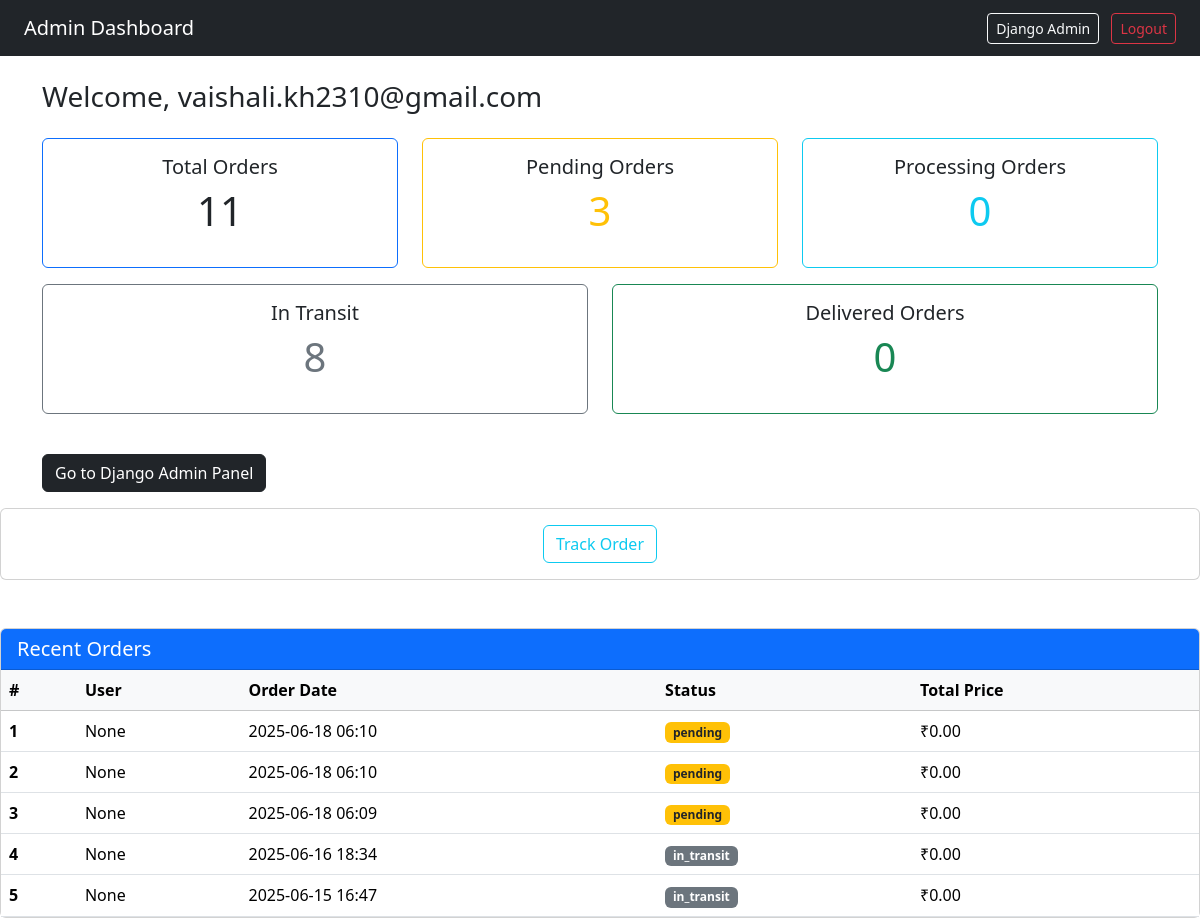
/admin-dashboard/dashboard/ (signed in), run on an earlier commit of the app's database.
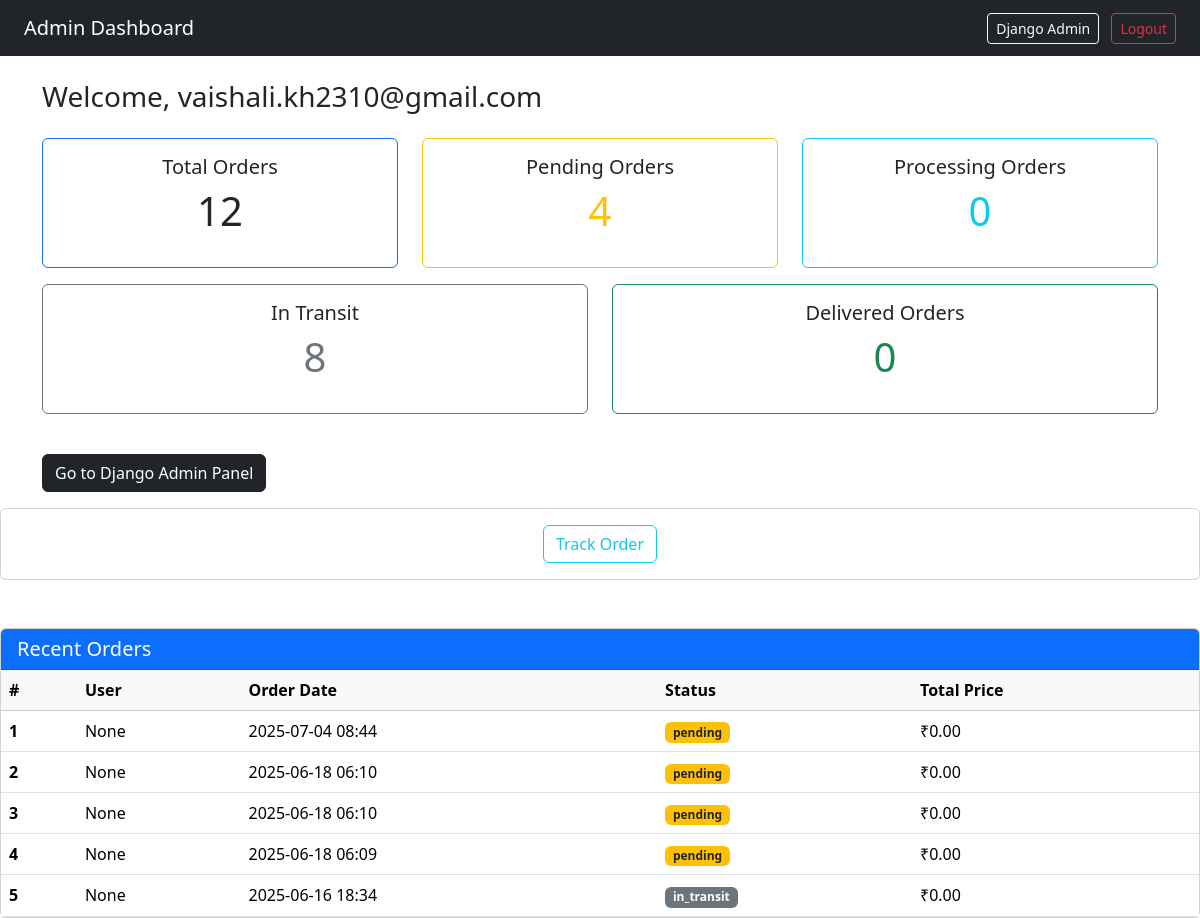
And on a later commit of the database.
### orders/models.py (models this page shows, shortened)
class Order(models.Model):
    STATUS_CHOICES = [
        ('pending', 'Pending'),
        ('processing', 'Processing'),
        ('in_transit', 'In Transit'),
        ('delivered', 'Delivered'),
    ]
    user = models.ForeignKey(User, on_delete=models.CASCADE, null=True, blank=True)
    order_date = models.DateTimeField(auto_now_add=True)
    status = models.CharField(max_length=20, choices=STATUS_CHOICES, default='pending')
    total_price = models.DecimalField(max_digits=10, decimal_places=2, default=0.00)
    shipping_address = models.TextField(default="Not provided")
    otp = models.CharField(max_length=6, blank=True, null=True)  # Optional for tracking
    created_at = models.DateTimeField(auto_now_add=True)
    courier_name = models.CharField(max_length=100, blank=True, null=True)
    tracking_number = models.CharField(max_length=100, blank=True, null=True)
    estimated_delivery = models.DateField(blank=True, null=True)

### accounts/models.py (models this page shows, shortened)
class CustomUser(AbstractBaseUser, PermissionsMixin):
    email = models.EmailField(unique=True)
    username = models.CharField(max_length=150, blank=True, null=True)  # Add this line
    otp = models.CharField(max_length=6, blank=True, null=True)
    is_active = models.BooleanField(default=True)
    is_staff = models.BooleanField(default=False)
    USERNAME_FIELD = 'email'
    REQUIRED_FIELDS = []
    objects = CustomUserManager()

### admin_dashboard/views.py (the view)
# urls.py: path('admin-dashboard/', include('admin_dashboard.urls', namespace='admin_dashboard')),
@login_required(login_url='admin_dashboard:admin_login')
@user_passes_test(is_admin)
def admin_dashboard(request):
    total_orders = Order.objects.count()
    pending_orders = Order.objects.filter(status='pending').count()
    processing_orders = Order.objects.filter(status='processing').count()
    in_transit_orders = Order.objects.filter(status='in_transit').count()
    delivered_orders = Order.objects.filter(status='delivered').count()
    recent_orders = Order.objects.filter(order_date__isnull=False).order_by('-order_date')[:5]
    context = {
        'total_orders': total_orders,
        'pending_orders': pending_orders,
        'processing_orders': processing_orders,
        'in_transit_orders': in_transit_orders,
        'delivered_orders': delivered_orders,
        'recent_orders': recent_orders,
    }
    return render(request, 'admin_dashboard/dashboard.html', context)  # <-- Fixed line

### admin_dashboard/views.py (called while the page is built)
def is_admin(user):
    return user.is_staff

### admin_dashboard/templates/admin_dashboard/dashboard.html (shortened to what this page needs)
<!DOCTYPE html>
<html lang="en">
<head>
  <link href="https://cdn.jsdelivr.net/npm/bootstrap@5.3.3/dist/css/bootstrap.min.css" rel="stylesheet">
</head>
<body>
  <nav class="navbar navbar-expand-lg navbar-dark bg-dark px-4">
    <a class="navbar-brand" href="#">Admin Dashboard</a>
    <div class="ms-auto">
      <a href="/admin/" class="btn btn-outline-light btn-sm">Django Admin</a>
      <a href="{% url 'admin_dashboard:admin_logout' %}" class="btn btn-outline-danger btn-sm ms-2">Logout</a>
    </div>
  </nav>
  <div class="container mt-4">
    <h3>Welcome, {{ request.user.get_full_name|default:request.user.email }}</h3>
    <div class="row my-4">
      <div class="col-md-4 mb-3">
        <div class="card border-primary">
          <div class="card-body text-center">
            <h5 class="card-title">Total Orders</h5>
            <p class="display-6">{{ total_orders }}</p>
          </div>
        </div>
      </div>
      <div class="col-md-4 mb-3">
        <div class="card border-warning">
          <div class="card-body text-center">
            <h5 class="card-title">Pending Orders</h5>
            <p class="display-6 text-warning">{{ pending_orders }}</p>
          </div>
        </div>
      </div>
      <div class="col-md-4 mb-3">
        <div class="card border-info">
          <div class="card-body text-center">
            <h5 class="card-title">Processing Orders</h5>
            <p class="display-6 text-info">{{ processing_orders }}</p>
          </div>
        </div>
      </div>
      <div class="col-md-6 mb-3">
        <div class="card border-secondary">
          <div class="card-body text-center">
            <h5 class="card-title">In Transit</h5>
            <p class="display-6 text-secondary">{{ in_transit_orders }}</p>
          </div>
        </div>
      </div>
      <div class="col-md-6 mb-3">
        <div class="card border-success">
          <div class="card-body text-center">
            <h5 class="card-title">Delivered Orders</h5>
            <p class="display-6 text-success">{{ delivered_orders }}</p>
          </div>
        </div>
      </div>
    </div>
    <div class="mt-4">
      <a href="/admin/" class="btn btn-dark">Go to Django Admin Panel</a>
    </div>
  </div>
  <div class="card my-3">
  <div class="card-body text-center">
    <a href="{% url 'orders:track_order' %}" class="btn btn-outline-info">Track Order</a>
  </div>
</div>
  <div class="card mt-5">
  <div class="card-header bg-primary text-white">
    <h5 class="mb-0">Recent Orders</h5>
  </div>
  <div class="card-body p-0">
    <table class="table table-hover mb-0">
      <thead class="table-light">
        <tr>
          <th scope="col">#</th>
          <th scope="col">User</th>
          <th scope="col">Order Date</th>
          <th scope="col">Status</th>
          <th scope="col">Total Price</th>
        </tr>
      </thead>
      <tbody>
        {% for order in recent_orders %}
          <tr>
            <th scope="row">{{ forloop.counter }}</th>
            <td>{{ order.user.username }}</td>
            <td>{{ order.order_date|date:"Y-m-d H:i" }}</td>
            <td>
              <span class="badge
                {% if order.status == 'pending' %} bg-warning text-dark
                {% elif order.status == 'processing' %} bg-info text-dark
                {% elif order.status == 'in_transit' %} bg-secondary
                {% elif order.status == 'delivered' %} bg-success
                {% else %} bg-light text-dark
                {% endif %}
              ">{{ order.status }}</span>
            </td>
            <td>₹{{ order.total_price }}</td>
          </tr>
        {% empty %}
          <tr><td colspan="5" class="text-center">No recent orders found.</td></tr>
        {% endfor %}
      </tbody>
    </table>
  </div>
</div>
</body>
</html>

What changed in the data, as far as the page shows it:
no longer on this page (row edited): Order: user.username "None", order_date "2025-06-15 16:47", status "in_transit", total_price "0.00"
added Order: user.username "None", order_date "2025-07-04 08:44", status "pending", total_price "0.00"
Also different on the page:
{{ total_orders }}: "11" → "12"
{{ pending_orders }}: "3" → "4"
